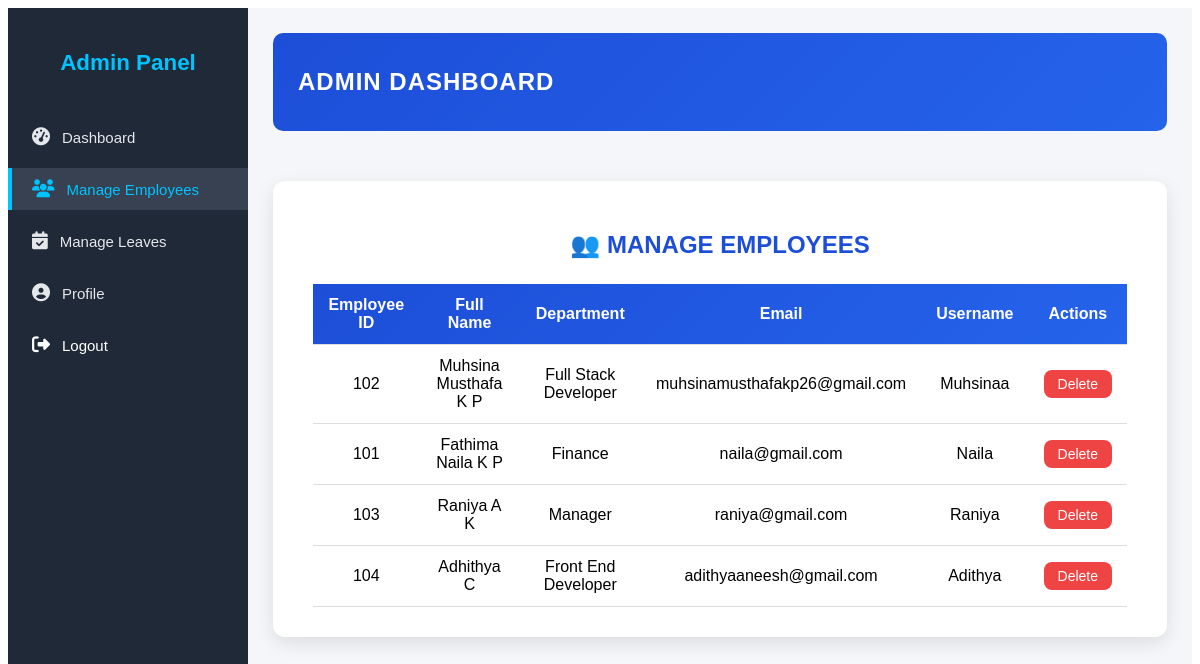
Before: /dashboard/manage_employees/ (signed in) with the older database file.
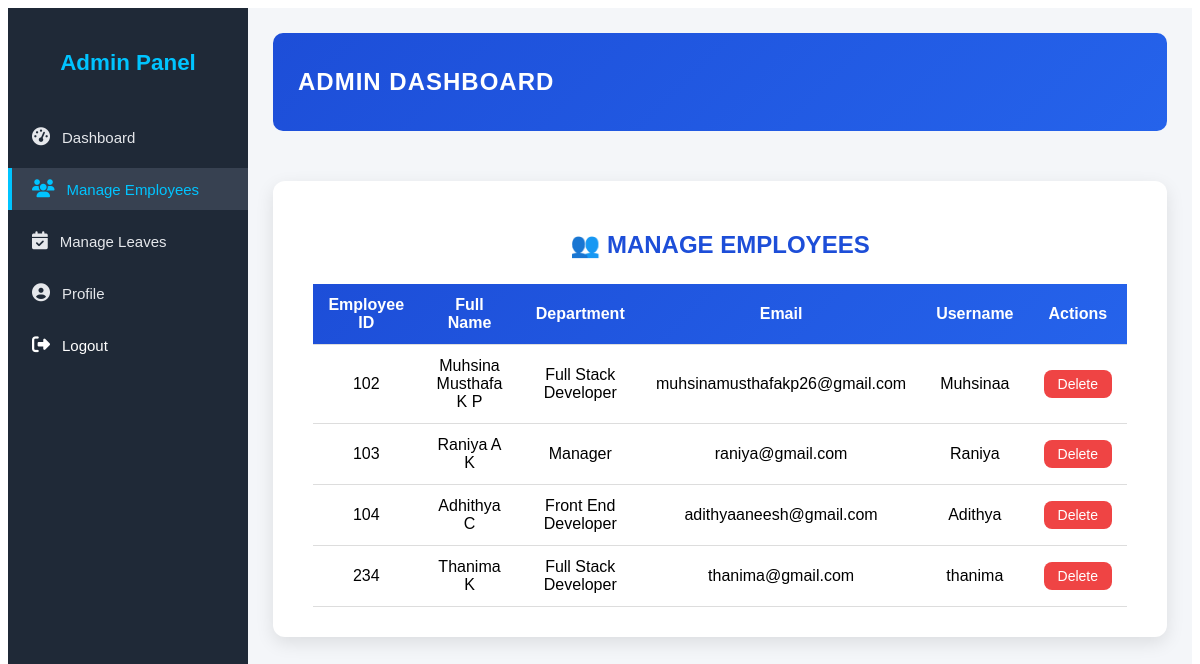
After: the same page with the newer database file.
### elms/models.py (models this page shows)
class Profile(models.Model):
    full_name = models.CharField(max_length=100)
    emp_id = models.CharField(max_length=20, unique=True)
    department = models.CharField(max_length=50)
    user = models.OneToOneField(User, on_delete=models.CASCADE)

### elms/views.py (the view)
# urls.py: path('dashboard/manage_employees/', views.manage_employees, name='manage_employees'),
@login_required
@user_passes_test(is_admin)
def manage_employees(request):
    employees = Profile.objects.all()
    return render(request, 'admin/manage_employees.html', {'employees': employees})

### elms/views.py (called while the page is built)
def is_admin(user):
    return user.is_staff

### elms/templates/admin/manage_employees.html (shortened to what this page needs)
{% extends 'admin_base.html' %}
{% block content %}
<div class="manage-emp-container">
  <div class="manage-emp-card">
    <div class="manage-emp-header">
      <h2>👥 Manage Employees</h2>
    </div>
    <div class="table-responsive">
      <table class="manage-emp-table">
        <thead>
          <tr>
            <th>Employee ID</th>
            <th>Full Name</th>
            <th>Department</th>
            <th>Email</th>
            <th>Username</th>
            <th>Actions</th>
          </tr>
        </thead>
        <tbody>
          {% for emp in employees %}
          <tr>
            <td>{{ emp.emp_id }}</td>
            <td>{{ emp.full_name }}</td>
            <td>{{ emp.department }}</td>
            <td>{{ emp.user.email }}</td>
            <td>{{ emp.user.username }}</td>
            <td>
              <a
                href="{% url 'delete_employee' emp.id %}"
                class="delete-btn"
                onclick="return confirm('Are you sure you want to delete this employee?');"
              >
                Delete
              </a>
            </td>
          </tr>
          {% empty %}
          <tr>
            <td colspan="6" class="no-data">No employees found.</td>
          </tr>
          {% endfor %}
        </tbody>
      </table>
    </div>
  </div>
</div>
{% endblock %}

### elms/templates/admin_base.html (shortened to what this page needs)
{% load static %}
<!DOCTYPE html>
<html lang="en">
<head>
  <link rel="stylesheet" href="{% static 'css/admin.css' %}">
  <link rel="stylesheet" href="https://cdnjs.cloudflare.com/ajax/libs/font-awesome/6.5.0/css/all.min.css">
</head>
<body>
  <div class="admin-wrapper">
    <div class="sidebar">
      <h3 class="sidebar-title">Admin Panel</h3>
      <ul class="sidebar-menu">
        <li><a href="{% url 'dashboard' %}" class="{% if request.path == '/dashboard/' %}active{% endif %}"><i class="fas fa-tachometer-alt"></i> Dashboard</a></li>
        <li><a href="{% url 'manage_employees' %}" class="{% if 'manage_employees' in request.path %}active{% endif %}"><i class="fas fa-users"></i> Manage Employees</a></li>
        <li><a href="{% url 'admin_leave_list' %}" class="{% if 'admin_leave_list' in request.path %}active{% endif %}"><i class="fas fa-calendar-check"></i> Manage Leaves</a></li>
        <li><a href="{% url 'admin_profile' %}" class="{% if 'admin_profile' in request.path %}active{% endif %}"><i class="fas fa-user-circle"></i> Profile</a></li>
        <li>
          <a href="{% url 'logout' %}" class="logout" id="logout-link">
            <i class="fas fa-sign-out-alt"></i> Logout
          </a>
        </li>
      </ul>
    </div>
    <div class="main-content">
      <div class="topbar">
        <h2>ADMIN DASHBOARD</h2>
      </div>
      {% block content %}{% endblock %}
    </div>
  </div>
</body>
</html>

### elms/static/css/admin.css (style rules this page uses)
.admin-wrapper { display: flex; height: 100vh; background: #f4f6f9; font-family: "Poppins", sans-serif; width: 100%; }
.sidebar { width: 240px; background-color: #1f2937; color: #fff; padding: 20px 0; flex-shrink: 0; display: flex; flex-direction: column; justify-content: start; }
.sidebar-title { text-align: center; font-size: 1.4rem; font-weight: 600; margin-bottom: 30px; color: #00c4ff; }
.sidebar-menu { list-style: none; padding: 0; margin: 0; }
.sidebar-menu li { margin: 10px 0; }
.sidebar-menu a { display: flex; align-items: center; color: #e5e7eb; text-decoration: none; padding: 12px 20px; border-left: 4px solid transparent; transition: all 0.3s ease; font-size: 15px; border-radius: 0; }
.sidebar-menu a i { margin-right: 12px; font-size: 18px; }
.sidebar-menu a:hover, .sidebar-menu a.active { background-color: #374151; color: #00c4ff; border-left-color: #00c4ff; }
.sidebar-menu .logout { color: #fff; }
.main-content { flex: 1; padding: 25px; overflow-y: auto; }
.topbar { background: linear-gradient(135deg, #1d4ed8, #2563eb); color: #fff; padding: 15px 25px; border-radius: 10px; margin-bottom: 20px; font-weight: 600; letter-spacing: 1px; }
.manage-emp-container { max-width: 1100px; margin: 50px auto; background: #ffffff; padding: 30px 40px; border-radius: 12px; box-shadow: 0 6px 18px rgba(0, 0, 0, 0.1); font-family: "Poppins", sans-serif; }
.manage-emp-header { text-align: center; margin-bottom: 25px; }
.manage-emp-header h2 { color: #1d4ed8; font-weight: 600; text-transform: uppercase; }
.manage-emp-table { width: 100%; border-collapse: collapse; text-align: center; }
.manage-emp-table thead { background: linear-gradient(135deg, #1d4ed8, #2563eb); color: #fff; }
.manage-emp-table th, .manage-emp-table td { padding: 12px 15px; border-bottom: 1px solid #ddd; }
.delete-btn { display: inline-block; background-color: #ef4444; color: #fff; padding: 6px 14px; border-radius: 8px; text-decoration: none; font-size: 14px; font-weight: 500; transition: background 0.3s ease, transform 0.2s ease; }

Changed rows visible on the page:
removed Profile: emp_id "101", full_name "Fathima Naila K P", department "Finance", user.email "naila@gmail.com", user.username "Naila"
added Profile: emp_id "234", full_name "Thanima K", department "Full Stack Developer", user.email "thanima@gmail.com", user.username "thanima"
